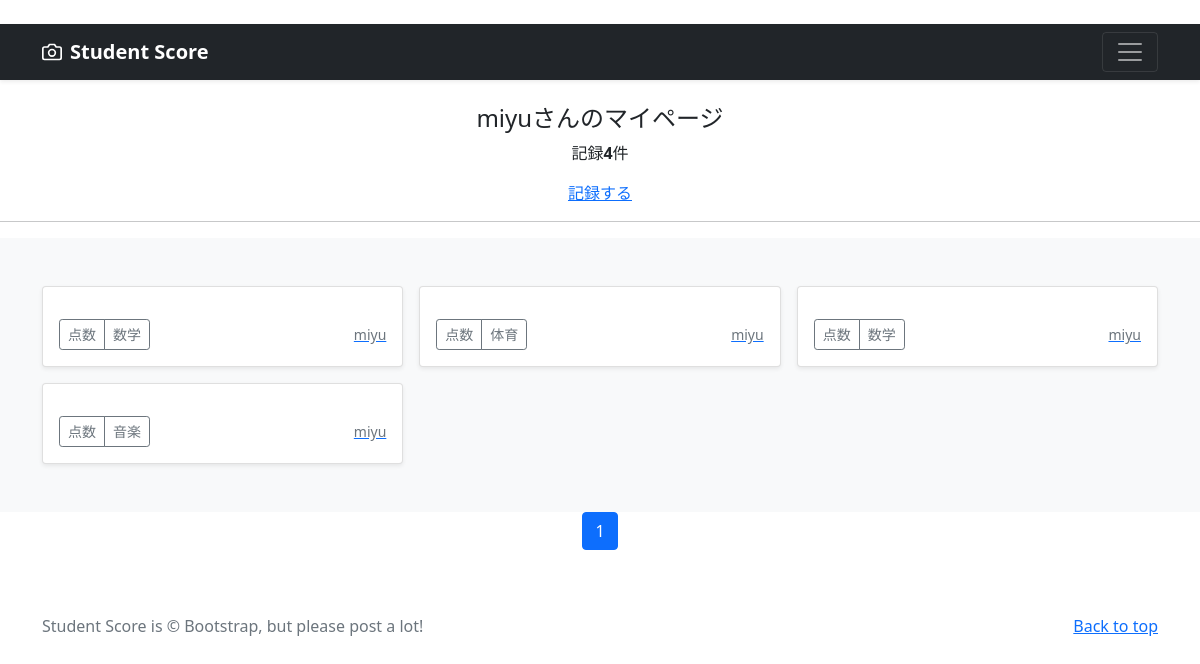
The app's page /mypage/ (signed in) with its own data.
### accounts/models.py (models this page shows)
class CustomUser(AbstractUser):
    pass

### score/models.py (models this page shows, shortened)
class ScorePost(models.Model):
    user = models.ForeignKey(
        CustomUser,
        verbose_name='学生',
        on_delete=models.CASCADE
    )
    subject = models.ForeignKey(
        Subject,
        verbose_name='科目',
        on_delete=models.PROTECT
    )
    score = models.IntegerField(
        verbose_name='点数'
    )
    posted_at = models.DateTimeField(
        verbose_name='投稿日時',
        auto_now_add=True
    )

class Subject(models.Model):
    subject = models.CharField(
        verbose_name='科目',
        max_length=20)
    def __str__(self):
        return str(self.subject)

### score/views.py (the view)
# urls.py: path('mypage/', views.MypageView.as_view(), name = 'mypage'),
class MypageView(ListView):
    template_name = 'mypage.html'
    paginate_by = 9
    def get_queryset(self):
        queryset = ScorePost.objects.filter(
            user = self.request.user).order_by('-posted_at')
        return queryset

### score/templates/mypage.html (shortened to what this page needs)
{% extends 'base.html' %}
      {% block contents %}
      {% if user.is_authenticated %}
        <br>
        <div style="text-align:center">
          <h4>{{user.username}}さんのマイページ</h4>
          {% if object_list.count == 0 %}
            <p>{{user.username}}さんの記録はありません</p>
          {% else %}
            <p>記録<strong>{{object_list.count}}</strong>件</p>
          {% endif %}
          <a href="{% url 'score:post' %}">記録する</a>
        </div>
        <hr>
      {% endif %}
      {% include "scores_list.html" %}
      {% include "pagination.html" %}
      {% endblock %}

### score/templates/base.html (shortened to what this page needs)
{% load static %}
<!doctype html>
<html lang="en">
  <head>
    <link href="https://cdn.jsdelivr.net/npm/bootstrap@5.0.2/dist/css/bootstrap.min.css"
          rel="stylesheet"
>
  </head>
  <body>
    <header>
      <div class="navbar navbar-dark bg-dark shadow-sm">
        <div class="container">
          <a href="{% url 'score:index' %}"
             class="navbar-brand d-flex align-items-center">
            <strong>Student Score</strong>
          </a>
          <button class="navbar-toggler"
                  type="button"
                  data-bs-toggle="collapse"
                  data-bs-target="#navbarHeader"
                  aria-controls="navbarHeader"
                  aria-expanded="false"
                  aria-label="Toggle navigation">
            <span class="navbar-toggler-icon"></span>
          </button>
        </div>
      </div>
    </header>
    <main>
      {% block contents %}{% endblock %}
    </main>
    <footer class="text-muted py-5">
      <div class="container">
        <p class="float-end mb-1">
          <a href="{% url 'score:index' %}">Back to top</a>
        </p>
        <p class="mb-1">
          Student Score is &copy; Bootstrap, but please post a lot!</p>
      </div>
    </footer>
  </body>
</html>

### score/templates/scores_list.html (shortened to what this page needs)
  <div class="album py-5 bg-light">
    <div class="container">
      <div class="row row-cols-1 row-cols-sm-2 row-cols-md-3 g-3">
        {% for record in object_list %}
        <div class="col">
          <div class="card shadow-sm">
            <div class="card-body">
              <div class="d-flex justify-content-between align-items-center">
                <div class="btn-group">
                  <button type="button" class="btn btn-sm btn-outline-secondary"
onclick="location.href='{% url 'score:score_detail' record.pk %}'">点数</button>
                  <button type="button" class="btn btn-sm btn-outline-secondary"
onclick="location.href='{% url 'score:scores_cat' subject=record.subject.id %}'">{{record.subject}}</button>
                </div>
                <a href="{% url 'score:user_list' user=record.user.id %}">
                  <small class="text-muted">{{record.user.username}}</small>
                </a>
                </div>
            </div>
          </div>
        </div>
        {% endfor %}
      </div>
    </div>
  </div>

### score/templates/pagination.html (shortened to what this page needs)
<ul class="pagination"
    style="justify-content:center">
    {% for num in page_obj.paginator.page_range %}
        {% if page_obj.number == num %}
        <li class="page-item active">
            <span class="page-link">{{ num }}</span>
        </li>
        {% endif %}
    {% endfor %}
</ul>

### records on screen
CustomUser: username "miyu"
ScorePost: subject "数学", user.username "miyu"
ScorePost: subject "体育", user.username "miyu"
ScorePost: subject "数学", user.username "miyu"
ScorePost: subject "音楽", user.username "miyu"

### other values on screen
{{ object_list.count }} "4"
{{ num }} "1"
